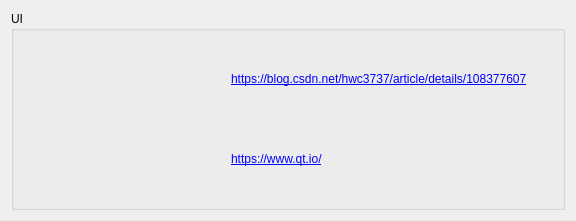
<?xml version="1.0" encoding="UTF-8"?>
<ui version="4.0">
 <class>openSourceDialogClass</class>
 <widget class="QDialog" name="openSourceDialogClass">
  <property name="geometry">
   <rect>
    <x>0</x>
    <y>0</y>
    <width>576</width>
    <height>221</height>
   </rect>
  </property>
  <property name="windowTitle">
   <string>开源库</string>
  </property>
  <layout class="QGridLayout" name="gridLayout">
   <item row="0" column="0">
    <widget class="QGroupBox" name="groupBox">
     <property name="title">
      <string>UI</string>
     </property>
     <layout class="QVBoxLayout" name="verticalLayout">
      <item>
       <layout class="QHBoxLayout" name="horizontalLayout">
        <item>
         <widget class="QLabel" name="label_2">
          <property name="maximumSize">
           <size>
            <width>200</width>
            <height>60</height>
           </size>
          </property>
          <property name="text">
           <string/>
          </property>
          <property name="pixmap">
           <pixmap resource="../qss.qrc">:/icons/opensource/peach.png</pixmap>
          </property>
          <property name="scaledContents">
           <bool>true</bool>
          </property>
         </widget>
        </item>
        <item>
         <widget class="QLabel" name="LBL_peach">
          <property name="text">
           <string>&lt;a href='https://blog.csdn.net/hwc3737/article/details/108377607'&gt;https://blog.csdn.net/hwc3737/article/details/108377607&lt;/a&gt;</string>
          </property>
         </widget>
        </item>
       </layout>
      </item>
      <item>
       <layout class="QHBoxLayout" name="horizontalLayout_3">
        <item>
         <widget class="QLabel" name="label_3">
          <property name="sizePolicy">
           <sizepolicy hsizetype="Maximum" vsizetype="Preferred">
            <horstretch>0</horstretch>
            <verstretch>0</verstretch>
           </sizepolicy>
          </property>
          <property name="minimumSize">
           <size>
            <width>200</width>
            <height>0</height>
           </size>
          </property>
          <property name="text">
           <string/>
          </property>
          <property name="pixmap">
           <pixmap resource="../qss.qrc">:/icons/opensource/qt.png</pixmap>
          </property>
          <property name="alignment">
           <set>Qt::AlignLeading|Qt::AlignLeft|Qt::AlignVCenter</set>
          </property>
         </widget>
        </item>
        <item>
         <widget class="QLabel" name="LBL_qt">
          <property name="text">
           <string>&lt;a href='https://www.qt.io/'&gt;https://www.qt.io/&lt;/a&gt;</string>
          </property>
         </widget>
        </item>
       </layout>
      </item>
     </layout>
    </widget>
   </item>
  </layout>
 </widget>
 <layoutdefault spacing="6" margin="11"/>
 <resources>
  <include location="../qss.qrc"/>
 </resources>
 <connections/>
</ui>
